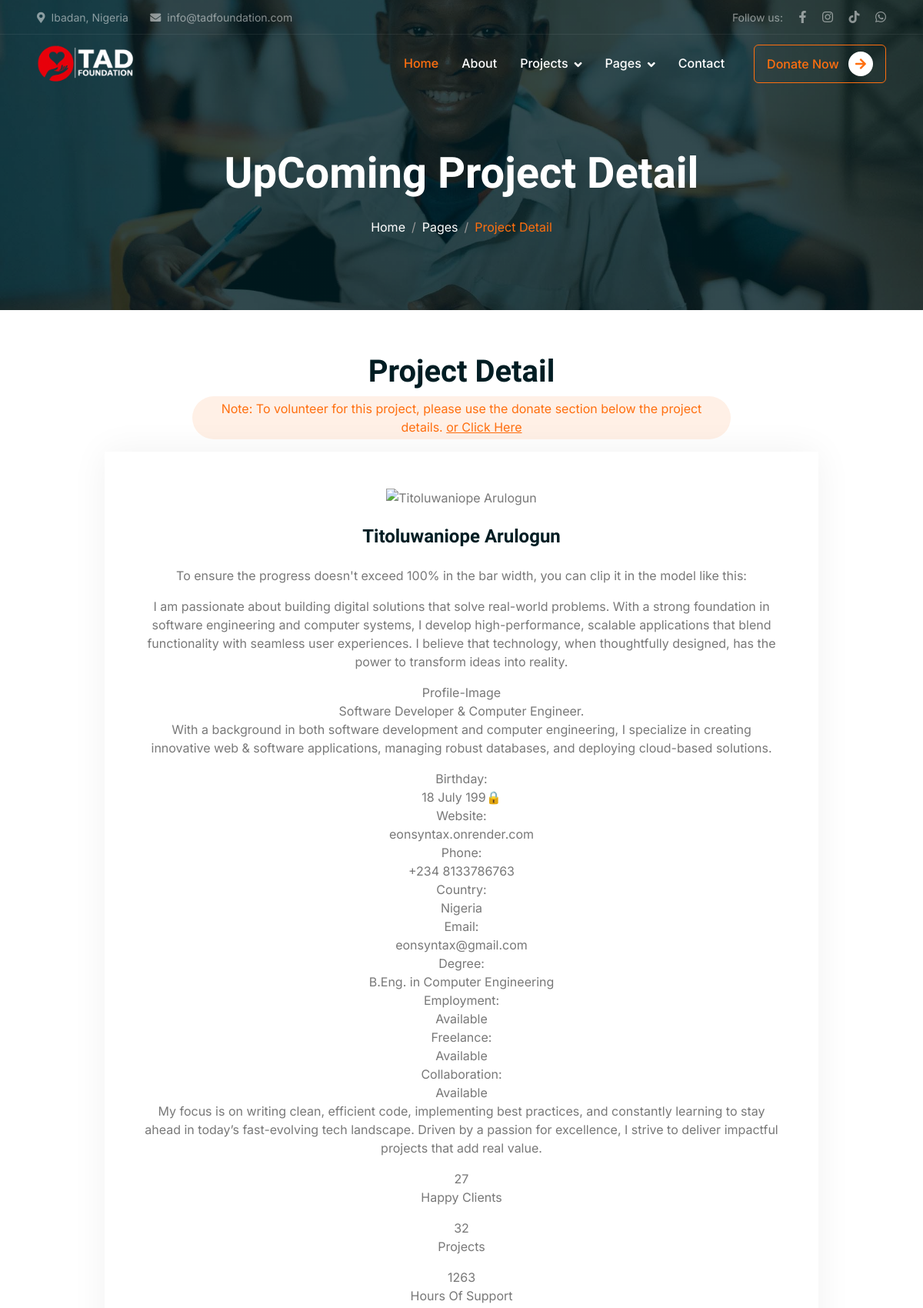
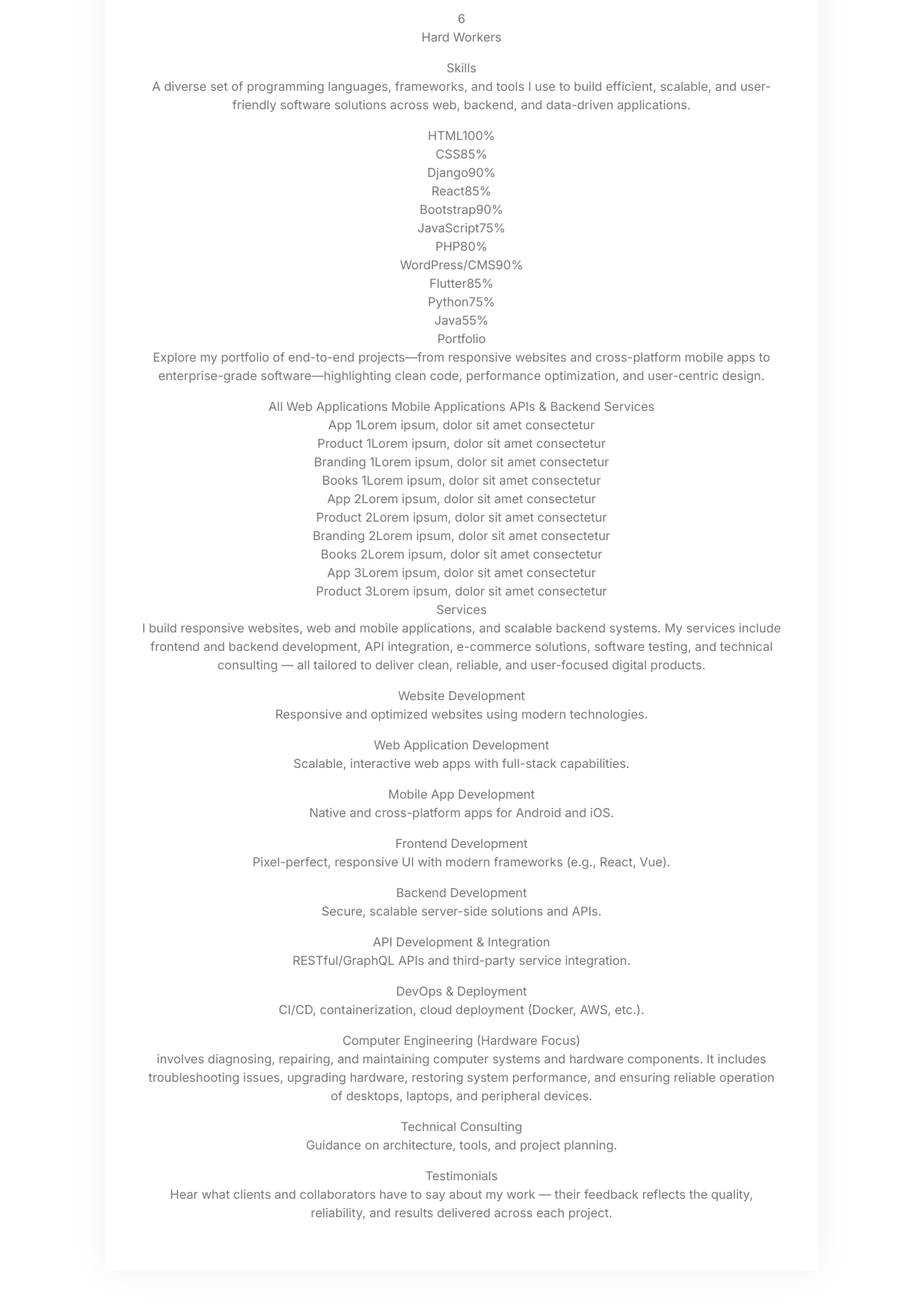
/upcomingprojectdetail/1/ (upper part), run on the app's committed database (2 pictures, top to bottom).
### tadApp/models.py (models this page shows, shortened)
class Project(models.Model):
    STATUS_CHOICES = [
        ('ongoing', 'Ongoing'),
        ('completed', 'Completed'),
        ('upcoming', 'Upcoming'),
    ]
    category = models.CharField(max_length=100)
    name = models.CharField(max_length=200)
    short_description = models.CharField(max_length=255)
    full_description = models.TextField()
    date = models.DateField()
    status = models.CharField(max_length=10, choices=STATUS_CHOICES)
    main_image = CloudinaryField('image', default='default')
    goal_price = models.DecimalField(max_digits=12, decimal_places=2)
    raised_price = models.DecimalField(max_digits=12, decimal_places=2)

### tadApp/views.py (the view)
# urls.py: path('upcomingprojectdetail/<int:pk>/', views.upcomingprojectdetail, name='upcomingprojectdetail'),
def upcomingprojectdetail(request, pk):
    project = get_object_or_404(Project, pk=pk, status='upcoming')
    testimonial = Testimonial.objects.all()
    donation_projects = Project.objects.filter(status='upcoming')
    return render(request, 'pages/upcomingprojectdetail.html', {'project': project, 'testimonial': testimonial, 'projects': donation_projects,})

### tadApp/templates/pages/upcomingprojectdetail.html (shortened to what this page needs)
{% extends 'base.html' %}
{% block content %}
{% load humanize %}
{% load static %}
{% include 'includes/navbar.html'%}
    <div class="container-fluid page-header mb-5 wow fadeIn" data-wow-delay="0.1s">
        <div class="container text-center">
            <h1 class="display-4 text-white animated slideInDown mb-4">UpComing Project Detail</h1>
            <nav aria-label="breadcrumb animated slideInDown">
                <ol class="breadcrumb justify-content-center mb-0">
                    <li class="breadcrumb-item"><a class="text-white" href="{% url 'index' %}">Home</a></li>
                    <li class="breadcrumb-item"><a class="text-white" href="#">Pages</a></li>
                    <li class="breadcrumb-item text-primary active" aria-current="page">Project Detail</li>
                </ol>
            </nav>
        </div>
    </div>
    <div class="container-xxl py-2">
        <div class="container">
            <div class="text-center mx-auto wow fadeInUp" data-wow-delay="0.1s" style="max-width: 700px;">
                <h1 class="display-6">Project Detail</h1>
                <div class="d-inline-block rounded-pill bg-secondary text-primary py-1 px-3 mb-3">
                    Note: To volunteer for this project, please use the donate section below the project details.
                    <a href="{% url 'donate' %}" class="text-primary text-decoration-underline fw-semibold">
                        or Click Here
                    </a>
                </div>
            </div>
            <div class="row g-2 justify-content-center">
                <div class="col-lg-10 col-md-6 wow fadeInUp" data-wow-delay="0.1s">
                    <div class="service-item bg-white text-center h-100 p-4 p-xl-5">
                        <img class="img-fluid mb-4" src="{{ project.main_image.url }}" alt="{{ project.name }}">
                        <h4 class="mb-3">{{ project.name }}</h4>
                        <p class="mb-4" style="text-align: justify;">
                            {{ project.full_description|linebreaks }}
                        </p>
                    </div>
                </div>
            </div>
        </div>
    </div>
{% endblock %}

### tadDjango/static/css/style.css (style rules this page uses)
:root { --primary: #FF6F0F; --secondary: #FFF0E6; --light: #F8F8F9; --dark: #001D23; }
.page-header { padding-top: 12rem; padding-bottom: 6rem; background: linear-gradient(rgba(0, 29, 35, .8), rgba(0, 29, 35, .8)), url(../img/carousel-1.jpg) center center no-repeat; background-size: cover; }
.page-header .breadcrumb-item+.breadcrumb-item::before { color: #999999; }
.service-item { box-shadow: 0 0 45px rgba(0, 0, 0, .06); }

### data on the page
Project: name "Titoluwaniope Arulogun", full_description "To ensure the progress doesn't exceed 100% in the bar width, you can clip it in the model like this: I am passionate about building digital solutions that solve real-world problems. With a strong foundation in software engineering and computer systems, I develop high-performance, scalable applications that blend functionality with seamless user experiences. I believe that technology, when thoughtfully designed, has the power to transform ideas into reality. Profile-Image Software Developer & Computer Engineer. With a background in both software development and computer engineering, I specialize in creating innovative web & software applications, managing robust databases, and deploying…"
